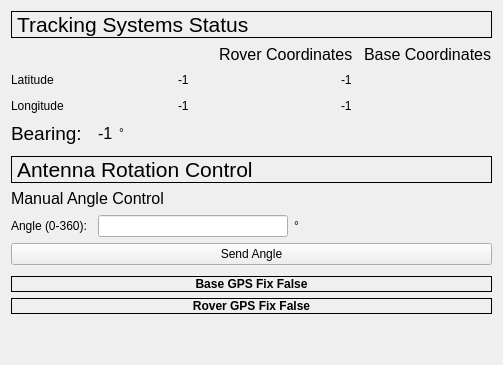
             <widget class="QWidget" name="tab_25">
              <attribute name="title">
               <string>RDF</string>
              </attribute>
              <layout class="QGridLayout" name="gridLayout_70">
               <item row="2" column="1">
                <layout class="QGridLayout" name="gridLayout">
                 <item row="0" column="0">
                  <widget class="QLabel" name="label">
                   <property name="font">
                    <font>
                     <pointsize>16</pointsize>
                    </font>
                   </property>
                   <property name="styleSheet">
                    <string notr="true">border: 0.5px solid black;</string>
                   </property>
                   <property name="text">
                    <string>Tracking Systems Status</string>
                   </property>
                  </widget>
                 </item>
                 <item row="2" column="0">
                  <layout class="QGridLayout" name="gridLayout_4">
                   <item row="1" column="0">
                    <layout class="QHBoxLayout" name="horizontalLayout_5">
                     <item>
                      <widget class="QLabel" name="label_7">
                       <property name="text">
                        <string>Longitude</string>
                       </property>
                      </widget>
                     </item>
                     <item>
                      <spacer name="horizontalSpacer_2">
                       <property name="orientation">
                        <enum>Qt::Horizontal</enum>
                       </property>
                       <property name="sizeType">
                        <enum>QSizePolicy::Fixed</enum>
                       </property>
                       <property name="sizeHint" stdset="0">
                        <size>
                         <width>10</width>
                         <height>20</height>
                        </size>
                       </property>
                      </spacer>
                     </item>
                     <item>
                      <widget class="QLabel" name="rover_lon">
                       <property name="text">
                        <string>&lt;html&gt;&lt;head/&gt;&lt;body&gt;&lt;p&gt;-1&lt;/p&gt;&lt;/body&gt;&lt;/html&gt;</string>
                       </property>
                      </widget>
                     </item>
                     <item>
                      <spacer name="horizontalSpacer_6">
                       <property name="orientation">
                        <enum>Qt::Horizontal</enum>
                       </property>
                       <property name="sizeType">
                        <enum>QSizePolicy::Fixed</enum>
                       </property>
                       <property name="sizeHint" stdset="0">
                        <size>
                         <width>5</width>
                         <height>20</height>
                        </size>
                       </property>
                      </spacer>
                     </item>
                     <item>
                      <widget class="QLabel" name="base_lon">
                       <property name="text">
                        <string>&lt;html&gt;&lt;head/&gt;&lt;body&gt;&lt;p&gt;-1&lt;/p&gt;&lt;/body&gt;&lt;/html&gt;</string>
                       </property>
                      </widget>
                     </item>
                    </layout>
                   </item>
                   <item row="0" column="0">
                    <layout class="QHBoxLayout" name="horizontalLayout_4">
                     <item>
                      <widget class="QLabel" name="label_5">
                       <property name="text">
                        <string>Latitude</string>
                       </property>
                      </widget>
                     </item>
                     <item>
                      <spacer name="horizontalSpacer">
                       <property name="orientation">
                        <enum>Qt::Horizontal</enum>
                       </property>
                       <property name="sizeType">
                        <enum>QSizePolicy::Fixed</enum>
                       </property>
                       <property name="sizeHint" stdset="0">
                        <size>
                         <width>10</width>
                         <height>20</height>
                        </size>
                       </property>
                      </spacer>
                     </item>
                     <item>
                      <widget class="QLabel" name="rover_lat">
                       <property name="text">
                        <string>&lt;html&gt;&lt;head/&gt;&lt;body&gt;&lt;p&gt;-1&lt;/p&gt;&lt;/body&gt;&lt;/html&gt;</string>
                       </property>
                       <property name="scaledContents">
                        <bool>false</bool>
                       </property>
                      </widget>
                     </item>
                     <item>
                      <spacer name="horizontalSpacer_4">
                       <property name="orientation">
                        <enum>Qt::Horizontal</enum>
                       </property>
                       <property name="sizeType">
                        <enum>QSizePolicy::Fixed</enum>
                       </property>
                       <property name="sizeHint" stdset="0">
                        <size>
                         <width>5</width>
                         <height>20</height>
                        </size>
                       </property>
                      </spacer>
                     </item>
                     <item>
                      <widget class="QLabel" name="base_lat">
                       <property name="text">
                        <string>&lt;html&gt;&lt;head/&gt;&lt;body&gt;&lt;p&gt;-1&lt;/p&gt;&lt;/body&gt;&lt;/html&gt;</string>
                       </property>
                      </widget>
                     </item>
                    </layout>
                   </item>
                  </layout>
                 </item>
                 <item row="10" column="0">
                  <layout class="QVBoxLayout" name="verticalLayout_4">
                   <item>
                    <widget class="QLabel" name="base_gps_fix">
                     <property name="font">
                      <font>
                       <weight>75</weight>
                       <bold>true</bold>
                      </font>
                     </property>
                     <property name="styleSheet">
                      <string notr="true">border: 0.5px solid black;</string>
                     </property>
                     <property name="text">
                      <string>Base GPS Fix False</string>
                     </property>
                     <property name="alignment">
                      <set>Qt::AlignCenter</set>
                     </property>
                    </widget>
                   </item>
                   <item>
                    <widget class="QLabel" name="rover_gps_fix">
                     <property name="font">
                      <font>
                       <weight>75</weight>
                       <bold>true</bold>
                      </font>
                     </property>
                     <property name="styleSheet">
                      <string notr="true">border: 0.5px solid black;</string>
                     </property>
                     <property name="text">
                      <string>Rover GPS Fix False</string>
                     </property>
                     <property name="alignment">
                      <set>Qt::AlignCenter</set>
                     </property>
                    </widget>
                   </item>
                  </layout>
                 </item>
                 <item row="8" column="0">
                  <widget class="QPushButton" name="manual_angle_pb">
                   <property name="text">
                    <string>Send Angle</string>
                   </property>
                  </widget>
                 </item>
                 <item row="6" column="0">
                  <layout class="QVBoxLayout" name="verticalLayout_3">
                   <item>
                    <widget class="QLabel" name="label_13">
                     <property name="font">
                      <font>
                       <pointsize>12</pointsize>
                      </font>
                     </property>
                     <property name="text">
                      <string>Manual Angle Control</string>
                     </property>
                    </widget>
                   </item>
                   <item>
                    <spacer name="verticalSpacer_3">
                     <property name="orientation">
                      <enum>Qt::Vertical</enum>
                     </property>
                     <property name="sizeType">
                      <enum>QSizePolicy::Fixed</enum>
                     </property>
                     <property name="sizeHint" stdset="0">
                      <size>
                       <width>20</width>
                       <height>1</height>
                      </size>
                     </property>
                    </spacer>
                   </item>
                  </layout>
                 </item>
                 <item row="7" column="0">
                  <layout class="QGridLayout" name="gridLayout_8">
                   <item row="0" column="2">
                    <widget class="QLineEdit" name="manual_angle_text"/>
                   </item>
                   <item row="0" column="1">
                    <spacer name="horizontalSpacer_13">
                     <property name="orientation">
                      <enum>Qt::Horizontal</enum>
                     </property>
                     <property name="sizeType">
                      <enum>QSizePolicy::Fixed</enum>
                     </property>
                     <property name="sizeHint" stdset="0">
                      <size>
                       <width>5</width>
                       <height>20</height>
                      </size>
                     </property>
                    </spacer>
                   </item>
                   <item row="0" column="0">
                    <widget class="QLabel" name="label_17">
                     <property name="text">
                      <string>Angle (0-360):</string>
                     </property>
                    </widget>
                   </item>
                   <item row="0" column="4">
                    <spacer name="horizontalSpacer_14">
                     <property name="orientation">
                      <enum>Qt::Horizontal</enum>
                     </property>
                     <property name="sizeType">
                      <enum>QSizePolicy::Expanding</enum>
                     </property>
                     <property name="sizeHint" stdset="0">
                      <size>
                       <width>40</width>
                       <height>20</height>
                      </size>
                     </property>
                    </spacer>
                   </item>
                   <item row="0" column="3">
                    <widget class="QLabel" name="label_18">
                     <property name="text">
                      <string>&lt;html&gt;&lt;head/&gt;&lt;body&gt;&lt;p&gt;&lt;span&gt;&amp;#176;&lt;/span&gt; &lt;/p&gt;&lt;/body&gt;&lt;/html&gt;</string>
                     </property>
                    </widget>
                   </item>
                  </layout>
                 </item>
                 <item row="12" column="0">
                  <spacer name="verticalSpacer">
                   <property name="orientation">
                    <enum>Qt::Vertical</enum>
                   </property>
                   <property name="sizeType">
                    <enum>QSizePolicy::Fixed</enum>
                   </property>
                   <property name="sizeHint" stdset="0">
                    <size>
                     <width>20</width>
                     <height>40</height>
                    </size>
                   </property>
                  </spacer>
                 </item>
                 <item row="9" column="0">
                  <spacer name="verticalSpacer_4">
                   <property name="orientation">
                    <enum>Qt::Vertical</enum>
                   </property>
                   <property name="sizeType">
                    <enum>QSizePolicy::Fixed</enum>
                   </property>
                   <property name="sizeHint" stdset="0">
                    <size>
                     <width>20</width>
                     <height>5</height>
                    </size>
                   </property>
                  </spacer>
                 </item>
                 <item row="3" column="0">
                  <layout class="QGridLayout" name="gridLayout_6">
                   <item row="0" column="2">
                    <widget class="QLabel" name="bearing_angle">
                     <property name="font">
                      <font>
                       <pointsize>12</pointsize>
                      </font>
                     </property>
                     <property name="text">
                      <string>-1</string>
                     </property>
                    </widget>
                   </item>
                   <item row="0" column="0">
                    <widget class="QLabel" name="label_10">
                     <property name="font">
                      <font>
                       <pointsize>14</pointsize>
                      </font>
                     </property>
                     <property name="text">
                      <string>Bearing: </string>
                     </property>
                    </widget>
                   </item>
                   <item row="0" column="4">
                    <spacer name="horizontalSpacer_8">
                     <property name="orientation">
                      <enum>Qt::Horizontal</enum>
                     </property>
                     <property name="sizeType">
                      <enum>QSizePolicy::Expanding</enum>
                     </property>
                     <property name="sizeHint" stdset="0">
                      <size>
                       <width>40</width>
                       <height>20</height>
                      </size>
                     </property>
                    </spacer>
                   </item>
                   <item row="0" column="1">
                    <spacer name="horizontalSpacer_7">
                     <property name="orientation">
                      <enum>Qt::Horizontal</enum>
                     </property>
                     <property name="sizeType">
                      <enum>QSizePolicy::Fixed</enum>
                     </property>
                     <property name="sizeHint" stdset="0">
                      <size>
                       <width>5</width>
                       <height>20</height>
                      </size>
                     </property>
                    </spacer>
                   </item>
                   <item row="0" column="3">
                    <widget class="QLabel" name="label_16">
                     <property name="text">
                      <string>&lt;html&gt;&lt;head/&gt;&lt;body&gt;&lt;p&gt;&lt;span&gt;&amp;#176;&lt;/span&gt; &lt;/p&gt;&lt;/body&gt;&lt;/html&gt;</string>
                     </property>
                    </widget>
                   </item>
                  </layout>
                 </item>
                 <item row="5" column="0">
                  <widget class="QLabel" name="label_14">
                   <property name="font">
                    <font>
                     <pointsize>16</pointsize>
                    </font>
                   </property>
                   <property name="styleSheet">
                    <string notr="true">border: 0.5px solid black;</string>
                   </property>
                   <property name="text">
                    <string>Antenna Rotation Control</string>
                   </property>
                  </widget>
                 </item>
                 <item row="1" column="0">
                  <layout class="QHBoxLayout" name="horizontalLayout_2">
                   <item>
                    <spacer name="horizontalSpacer_3">
                     <property name="orientation">
                      <enum>Qt::Horizontal</enum>
                     </property>
                     <property name="sizeType">
                      <enum>QSizePolicy::Fixed</enum>
                     </property>
                     <property name="sizeHint" stdset="0">
                      <size>
                       <width>208</width>
                       <height>20</height>
                      </size>
                     </property>
                    </spacer>
                   </item>
                   <item>
                    <widget class="QLabel" name="label_2">
                     <property name="font">
                      <font>
                       <pointsize>12</pointsize>
                      </font>
                     </property>
                     <property name="text">
                      <string>Rover Coordinates</string>
                     </property>
                    </widget>
                   </item>
                   <item>
                    <spacer name="horizontalSpacer_5">
                     <property name="orientation">
                      <enum>Qt::Horizontal</enum>
                     </property>
                     <property name="sizeType">
                      <enum>QSizePolicy::Fixed</enum>
                     </property>
                     <property name="sizeHint" stdset="0">
                      <size>
                       <width>5</width>
                       <height>20</height>
                      </size>
                     </property>
                    </spacer>
                   </item>
                   <item>
                    <widget class="QLabel" name="label_3">
                     <property name="font">
                      <font>
                       <pointsize>12</pointsize>
                      </font>
                     </property>
                     <property name="text">
                      <string>Base Coordinates</string>
                     </property>
                    </widget>
                   </item>
                  </layout>
                 </item>
                 <item row="4" column="0">
                  <spacer name="verticalSpacer_2">
                   <property name="orientation">
                    <enum>Qt::Vertical</enum>
                   </property>
                   <property name="sizeType">
                    <enum>QSizePolicy::Fixed</enum>
                   </property>
                   <property name="sizeHint" stdset="0">
                    <size>
                     <width>20</width>
                     <height>5</height>
                    </size>
                   </property>
                  </spacer>
                 </item>
                </layout>
               </item>
              </layout>
             </widget>
